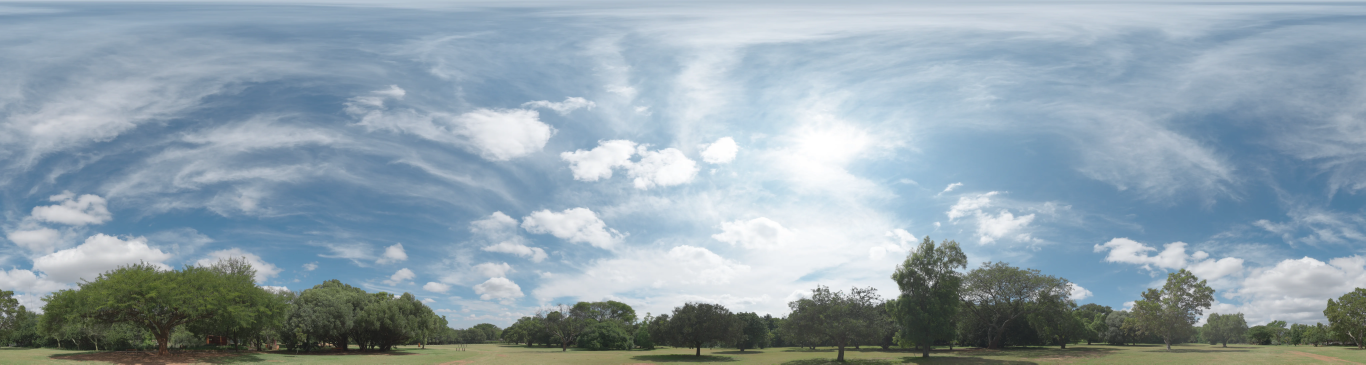
#> input picture assets/eden-photo/sky.webp, 8192 x 2185 px (shown at 1/6 size)
$ python build-photoreal-sky.py ../../assets/eden-photo/sky.webp out.png
#> lines starting #> are read from the running program, lines starting #| are printed output that depends on the picture
#!/usr/bin/env python3
"""Turn a CC0 HDR panorama into the Photoreal setting's sky and horizon (assets/eden-photo/sky.webp + sky.json).

  python3 tools/pipeline/build-photoreal-sky.py SOURCE.hdr assets/eden-photo [--width 8192] [--bottom -6]

The scene pass is display-referred (eden-post.js renders tone-mapped sRGB into its buffer and the sky shaders write
display colours), so the panorama is tone-mapped here. Only elevations above --bottom are kept: nearer ground is real
geometry. Needs numpy, opencv (HDR reading) and Pillow (WebP).
"""
import argparse, json, os
os.environ.setdefault("OPENCV_IO_ENABLE_OPENEXR", "0")
import cv2, numpy as np
from PIL import Image

a = argparse.ArgumentParser()
a.add_argument("source"); a.add_argument("out")
a.add_argument("--width", type=int, default=8192); a.add_argument("--bottom", type=float, default=-6)
a.add_argument("--sky-level", type=float, default=.66, help="display value of the median sky")
a.add_argument("--quality", type=int, default=84)
args = a.parse_args()

hdr = cv2.imread(args.source, cv2.IMREAD_ANYDEPTH | cv2.IMREAD_COLOR)[:, :, ::-1].astype(np.float32)
h, w = hdr.shape[:2]
#> h = 2185; w = 8192
elev = 90 - (np.arange(h) + .5) / h * 180
luma = hdr @ np.array([.2126, .7152, .0722], np.float32)
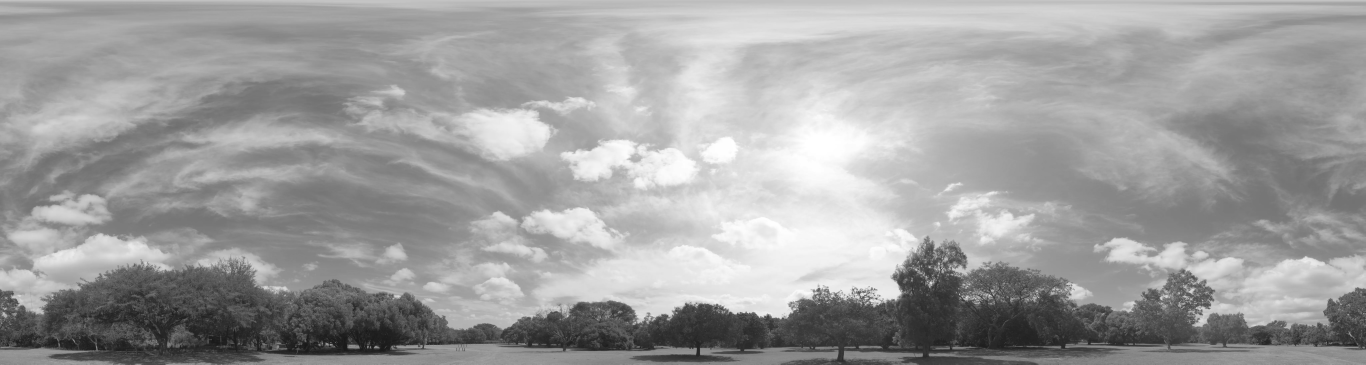
#> luma: shape (2185, 8192) float32 (shown at 1/6 size); min 18.86, max 255, mean 158.9
row, col = np.unravel_index(np.argmax(cv2.GaussianBlur(luma, (0, 0), 6)), luma.shape)
#> row = 836; col = 4900
sun_u, sun_elev = float((col + .5) / w), float(elev[row])
#> sun_u = 0.598; sun_elev = 21.09

keep = elev >= args.bottom
crop = hdr[keep]
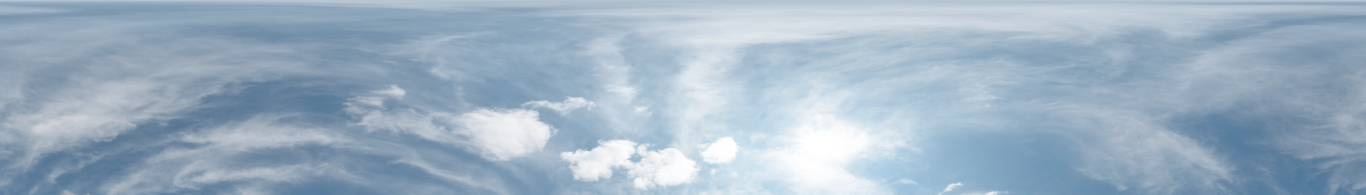
#> crop: shape (1165, 8192, 3) float32 (shown at 1/6 size); mean R, G, B 158.1, 173.7, 193
# Exposure from the median of open sky, then a soft shoulder; the sun itself clips to white.
median = float(np.median(luma[(elev > 12) & (elev < 70)]))
#> median = 169.8
curve = lambda x: 1 - np.exp(-x)
k = -np.log(1 - args.sky_level ** 2.2) / median
#> k = 0.00302
display = np.clip(curve(crop * k), 0, 1) ** (1 / 2.2)
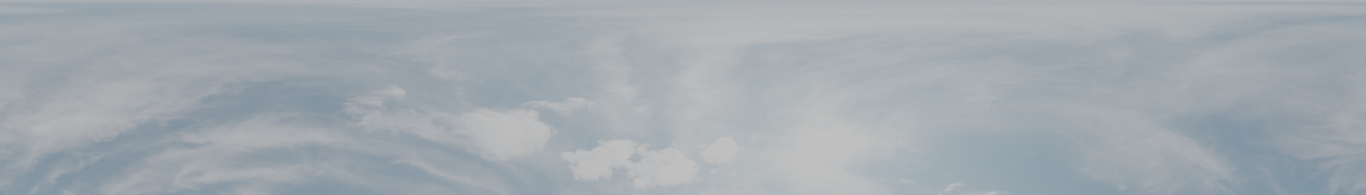
#> display: shape (1165, 8192, 3) float32 (shown at 1/6 size); mean R, G, B 0.606, 0.627, 0.64
out_w = min(args.width, w)
#> out_w = 8192
out_h = round(crop.shape[0] * out_w / w)
#> out_h = 1165
image = cv2.resize(display, (out_w, out_h), interpolation=cv2.INTER_AREA)
os.makedirs(args.out, exist_ok=True)
path = os.path.join(args.out, "sky.webp")
Image.fromarray((image * 255 + .5).astype(np.uint8)).save(path, quality=args.quality, method=6)
json.dump({"sunU": round(sun_u, 5), "sunElevation": round(sun_elev, 2), "bottom": args.bottom, "width": out_w, "height": out_h},
          open(os.path.join(args.out, "sky.json"), "w"))
print(f"{path}: {out_w}x{out_h}, {os.path.getsize(path) / 1e6:.2f} MB, sun at u={sun_u:.4f} elevation {sun_elev:.1f}°, k={k:.4f}")
#| out.png/sky.webp: 8192x1165, 0.07 MB, sun at u=0.5982 elevation 21.1°, k=0.0030

$ run again, with assets/eden-photo/jacaranda-leaves-nor.webp copied over assets/eden-photo/sky.webp
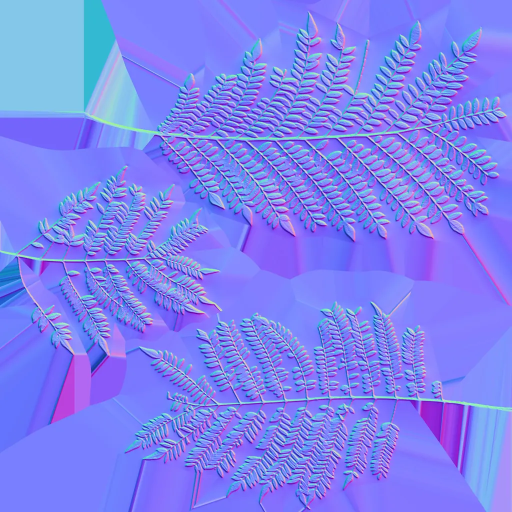
#> input picture assets/eden-photo/jacaranda-leaves-nor.webp, 1024 x 1024 px (shown at 1/2 size)
#> row = 237; col = 214
#> sun_u = 0.209; sun_elev = 48.25
#> `crop = hdr[keep]`:
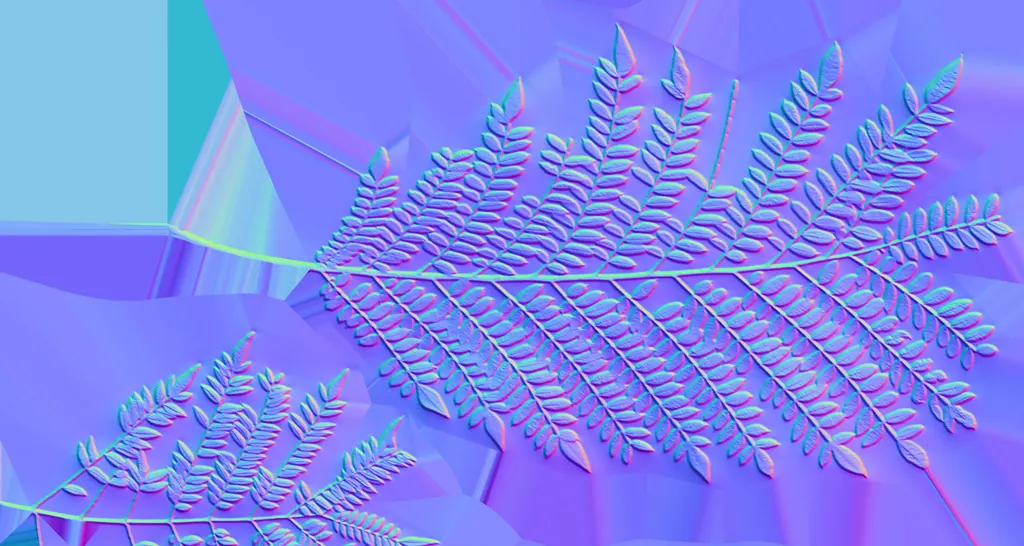
#> crop: shape (546, 1024, 3) float32; mean R, G, B 126.3, 135.1, 240.2
#> median = 139.4
#> k = 0.00367
#> `display = np.clip(curve(crop * k), 0, 1) ** (1 / 2.2)`:
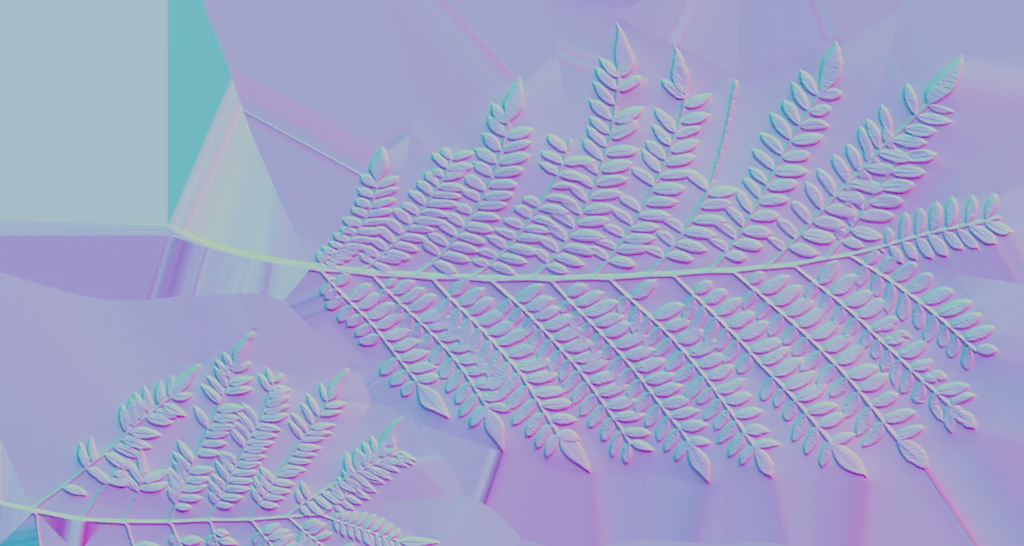
#> display: shape (546, 1024, 3) float32; mean R, G, B 0.632, 0.643, 0.783
#| out.png/sky.webp: 1024x546, 0.05 MB, sun at u=0.2095 elevation 48.3°, k=0.0037
